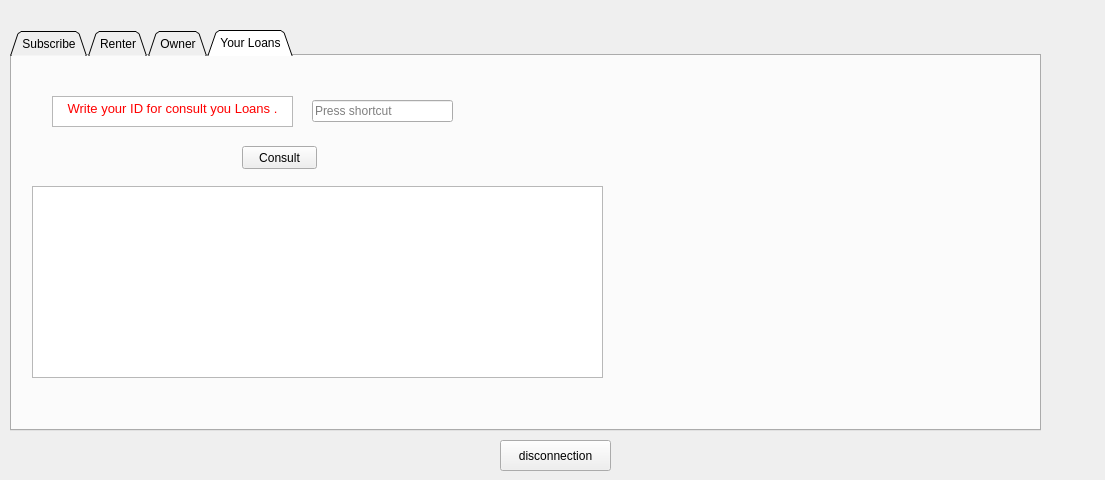
<?xml version="1.0" encoding="UTF-8"?>
<ui version="4.0">
 <class>Dialog</class>
 <widget class="QDialog" name="Dialog">
  <property name="geometry">
   <rect>
    <x>0</x>
    <y>0</y>
    <width>1105</width>
    <height>480</height>
   </rect>
  </property>
  <property name="mouseTracking">
   <bool>true</bool>
  </property>
  <property name="tabletTracking">
   <bool>true</bool>
  </property>
  <property name="windowTitle">
   <string>Dialog</string>
  </property>
  <property name="sizeGripEnabled">
   <bool>false</bool>
  </property>
  <property name="modal">
   <bool>false</bool>
  </property>
  <widget class="QTabWidget" name="tabWidget">
   <property name="enabled">
    <bool>true</bool>
   </property>
   <property name="geometry">
    <rect>
     <x>10</x>
     <y>30</y>
     <width>1031</width>
     <height>401</height>
    </rect>
   </property>
   <property name="sizeIncrement">
    <size>
     <width>6</width>
     <height>6</height>
    </size>
   </property>
   <property name="mouseTracking">
    <bool>true</bool>
   </property>
   <property name="tabletTracking">
    <bool>true</bool>
   </property>
   <property name="contextMenuPolicy">
    <enum>Qt::ActionsContextMenu</enum>
   </property>
   <property name="toolTipDuration">
    <number>-2</number>
   </property>
   <property name="tabPosition">
    <enum>QTabWidget::North</enum>
   </property>
   <property name="tabShape">
    <enum>QTabWidget::Triangular</enum>
   </property>
   <property name="currentIndex">
    <number>3</number>
   </property>
   <property name="iconSize">
    <size>
     <width>22</width>
     <height>22</height>
    </size>
   </property>
   <property name="tabBarAutoHide">
    <bool>false</bool>
   </property>
   <widget class="QWidget" name="Subscribe">
    <attribute name="title">
     <string>Subscribe</string>
    </attribute>
    <widget class="QPushButton" name="pbSaveSub">
     <property name="geometry">
      <rect>
       <x>350</x>
       <y>40</y>
       <width>131</width>
       <height>51</height>
      </rect>
     </property>
     <property name="text">
      <string>Save</string>
     </property>
    </widget>
    <widget class="QWidget" name="verticalLayoutWidget_2">
     <property name="geometry">
      <rect>
       <x>30</x>
       <y>30</y>
       <width>261</width>
       <height>181</height>
      </rect>
     </property>
     <layout class="QVBoxLayout" name="verticalLayout_2">
      <item>
       <widget class="QLineEdit" name="LastNameSub">
        <property name="text">
         <string>Last Name</string>
        </property>
       </widget>
      </item>
      <item>
       <widget class="QLineEdit" name="FirstNameSub">
        <property name="text">
         <string>First Name</string>
        </property>
        <property name="clearButtonEnabled">
         <bool>false</bool>
        </property>
       </widget>
      </item>
      <item>
       <widget class="QLineEdit" name="CountrySub">
        <property name="text">
         <string>Country</string>
        </property>
       </widget>
      </item>
      <item>
       <widget class="QLineEdit" name="YearSub">
        <property name="text">
         <string>Year</string>
        </property>
       </widget>
      </item>
     </layout>
    </widget>
    <widget class="QPushButton" name="bottonConnectionSub">
     <property name="geometry">
      <rect>
       <x>320</x>
       <y>280</y>
       <width>131</width>
       <height>51</height>
      </rect>
     </property>
     <property name="text">
      <string>Connection</string>
     </property>
    </widget>
    <widget class="QLineEdit" name="LastNameSubConnection">
     <property name="geometry">
      <rect>
       <x>40</x>
       <y>300</y>
       <width>259</width>
       <height>20</height>
      </rect>
     </property>
     <property name="text">
      <string>Last Name</string>
     </property>
    </widget>
    <widget class="QLabel" name="persAlready">
     <property name="geometry">
      <rect>
       <x>400</x>
       <y>100</y>
       <width>111</width>
       <height>41</height>
      </rect>
     </property>
     <property name="text">
      <string/>
     </property>
    </widget>
   </widget>
   <widget class="QWidget" name="Renter">
    <attribute name="title">
     <string>Renter</string>
    </attribute>
    <widget class="QTabWidget" name="tabWidget_2">
     <property name="geometry">
      <rect>
       <x>10</x>
       <y>10</y>
       <width>1001</width>
       <height>371</height>
      </rect>
     </property>
     <property name="mouseTracking">
      <bool>true</bool>
     </property>
     <property name="tabletTracking">
      <bool>true</bool>
     </property>
     <property name="tabShape">
      <enum>QTabWidget::Rounded</enum>
     </property>
     <property name="currentIndex">
      <number>1</number>
     </property>
     <widget class="QWidget" name="tab_4">
      <attribute name="title">
       <string>Wine</string>
      </attribute>
      <widget class="QWidget" name="verticalLayoutWidget_4">
       <property name="geometry">
        <rect>
         <x>10</x>
         <y>10</y>
         <width>151</width>
         <height>286</height>
        </rect>
       </property>
       <layout class="QVBoxLayout" name="verticalLayout_4">
        <property name="spacing">
         <number>2</number>
        </property>
        <item>
         <widget class="QLineEdit" name="wCodeDis">
          <property name="text">
           <string>Internal Code</string>
          </property>
         </widget>
        </item>
        <item>
         <widget class="QLineEdit" name="wCountryDis">
          <property name="text">
           <string>Country</string>
          </property>
         </widget>
        </item>
        <item>
         <widget class="QLineEdit" name="wRegionDis">
          <property name="text">
           <string>Region</string>
          </property>
         </widget>
        </item>
        <item>
         <widget class="QComboBox" name="wColorDis">
          <item>
           <property name="text">
            <string>Red</string>
           </property>
          </item>
          <item>
           <property name="text">
            <string>Pink</string>
           </property>
          </item>
          <item>
           <property name="text">
            <string>White</string>
           </property>
          </item>
         </widget>
        </item>
        <item>
         <widget class="QLineEdit" name="wDomainDis">
          <property name="text">
           <string>Domain</string>
          </property>
         </widget>
        </item>
        <item>
         <widget class="QLineEdit" name="wYearDis">
          <property name="text">
           <string>Year</string>
          </property>
         </widget>
        </item>
        <item>
         <widget class="QComboBox" name="wTaninDis">
          <item>
           <property name="text">
            <string>Tanin Strength  1</string>
           </property>
          </item>
          <item>
           <property name="text">
            <string>Tanin Strength  2</string>
           </property>
          </item>
          <item>
           <property name="text">
            <string>Tanin Strength  3</string>
           </property>
          </item>
          <item>
           <property name="text">
            <string>Tanin Strength  4</string>
           </property>
          </item>
          <item>
           <property name="text">
            <string>Tanin Strength  5</string>
           </property>
          </item>
         </widget>
        </item>
        <item>
         <widget class="QLineEdit" name="wQuantityDis">
          <property name="text">
           <string>Quantity </string>
          </property>
         </widget>
        </item>
       </layout>
      </widget>
      <widget class="QListWidget" name="WineList">
       <property name="geometry">
        <rect>
         <x>200</x>
         <y>50</y>
         <width>771</width>
         <height>192</height>
        </rect>
       </property>
      </widget>
      <widget class="QTextBrowser" name="textBrowser_6">
       <property name="geometry">
        <rect>
         <x>200</x>
         <y>10</y>
         <width>331</width>
         <height>31</height>
        </rect>
       </property>
       <property name="html">
        <string>&lt;!DOCTYPE HTML PUBLIC &quot;-//W3C//DTD HTML 4.0//EN&quot; &quot;http://www.w3.org/TR/REC-html40/strict.dtd&quot;&gt;
&lt;html&gt;&lt;head&gt;&lt;meta name=&quot;qrichtext&quot; content=&quot;1&quot; /&gt;&lt;style type=&quot;text/css&quot;&gt;
p, li { white-space: pre-wrap; }
&lt;/style&gt;&lt;/head&gt;&lt;body style=&quot; font-family:'MS Shell Dlg 2'; font-size:8.25pt; font-weight:400; font-style:normal;&quot;&gt;
&lt;p align=&quot;center&quot; style=&quot; margin-top:0px; margin-bottom:0px; margin-left:0px; margin-right:0px; -qt-block-indent:0; text-indent:0px;&quot;&gt;&lt;span style=&quot; font-size:11pt; font-weight:600;&quot;&gt;Suggested bottle in stock&lt;/span&gt;&lt;/p&gt;&lt;/body&gt;&lt;/html&gt;</string>
       </property>
      </widget>
      <widget class="QWidget" name="horizontalLayoutWidget_2">
       <property name="geometry">
        <rect>
         <x>200</x>
         <y>260</y>
         <width>751</width>
         <height>41</height>
        </rect>
       </property>
       <layout class="QHBoxLayout" name="horizontalLayout_3">
        <item>
         <widget class="QPushButton" name="pbWineSearch">
          <property name="text">
           <string>Search</string>
          </property>
         </widget>
        </item>
        <item>
         <widget class="QComboBox" name="comboBoxWine">
          <item>
           <property name="text">
            <string>Bottle Name</string>
           </property>
          </item>
          <item>
           <property name="text">
            <string>Country</string>
           </property>
          </item>
          <item>
           <property name="text">
            <string>Region</string>
           </property>
          </item>
          <item>
           <property name="text">
            <string>Color</string>
           </property>
          </item>
          <item>
           <property name="text">
            <string>Domain</string>
           </property>
          </item>
          <item>
           <property name="text">
            <string>Year</string>
           </property>
          </item>
          <item>
           <property name="text">
            <string>Tanin</string>
           </property>
          </item>
          <item>
           <property name="text">
            <string>Quantity</string>
           </property>
          </item>
          <item>
           <property name="text">
            <string>None</string>
           </property>
          </item>
         </widget>
        </item>
        <item>
         <widget class="QPushButton" name="pbWineSort">
          <property name="text">
           <string>Sort</string>
          </property>
         </widget>
        </item>
        <item>
         <widget class="QPushButton" name="pbCustomerWine">
          <property name="text">
           <string>Customer Returns</string>
          </property>
         </widget>
        </item>
       </layout>
      </widget>
     </widget>
     <widget class="QWidget" name="tab_5">
      <attribute name="title">
       <string>Beer</string>
      </attribute>
      <widget class="QWidget" name="verticalLayoutWidget_5">
       <property name="geometry">
        <rect>
         <x>10</x>
         <y>10</y>
         <width>151</width>
         <height>286</height>
        </rect>
       </property>
       <layout class="QVBoxLayout" name="verticalLayout_5">
        <property name="spacing">
         <number>2</number>
        </property>
        <item>
         <widget class="QLineEdit" name="bCodeDis">
          <property name="text">
           <string>Internal Code</string>
          </property>
         </widget>
        </item>
        <item>
         <widget class="QLineEdit" name="bCountryDis">
          <property name="text">
           <string>Country</string>
          </property>
         </widget>
        </item>
        <item>
         <widget class="QLineEdit" name="bRegionDis">
          <property name="text">
           <string>Region</string>
          </property>
         </widget>
        </item>
        <item>
         <widget class="QComboBox" name="bColorDis">
          <item>
           <property name="text">
            <string>White</string>
           </property>
          </item>
          <item>
           <property name="text">
            <string>Blonde</string>
           </property>
          </item>
          <item>
           <property name="text">
            <string>Amber</string>
           </property>
          </item>
         </widget>
        </item>
        <item>
         <widget class="QLineEdit" name="bAromaDis">
          <property name="text">
           <string>Aroma</string>
          </property>
         </widget>
        </item>
        <item>
         <widget class="QLineEdit" name="bSavorDis">
          <property name="text">
           <string>Savor</string>
          </property>
         </widget>
        </item>
        <item>
         <widget class="QLineEdit" name="bQuantityDis">
          <property name="text">
           <string>Quantity </string>
          </property>
         </widget>
        </item>
       </layout>
      </widget>
      <widget class="QTextBrowser" name="textBrowser_7">
       <property name="geometry">
        <rect>
         <x>190</x>
         <y>10</y>
         <width>331</width>
         <height>31</height>
        </rect>
       </property>
       <property name="html">
        <string>&lt;!DOCTYPE HTML PUBLIC &quot;-//W3C//DTD HTML 4.0//EN&quot; &quot;http://www.w3.org/TR/REC-html40/strict.dtd&quot;&gt;
&lt;html&gt;&lt;head&gt;&lt;meta name=&quot;qrichtext&quot; content=&quot;1&quot; /&gt;&lt;style type=&quot;text/css&quot;&gt;
p, li { white-space: pre-wrap; }
&lt;/style&gt;&lt;/head&gt;&lt;body style=&quot; font-family:'MS Shell Dlg 2'; font-size:8.25pt; font-weight:400; font-style:normal;&quot;&gt;
&lt;p align=&quot;center&quot; style=&quot; margin-top:0px; margin-bottom:0px; margin-left:0px; margin-right:0px; -qt-block-indent:0; text-indent:0px;&quot;&gt;&lt;span style=&quot; font-size:11pt; font-weight:600;&quot;&gt;Suggested bottle in stock&lt;/span&gt;&lt;/p&gt;&lt;/body&gt;&lt;/html&gt;</string>
       </property>
      </widget>
      <widget class="QListWidget" name="BeerList">
       <property name="geometry">
        <rect>
         <x>190</x>
         <y>50</y>
         <width>771</width>
         <height>192</height>
        </rect>
       </property>
      </widget>
      <widget class="QWidget" name="horizontalLayoutWidget_3">
       <property name="geometry">
        <rect>
         <x>190</x>
         <y>260</y>
         <width>751</width>
         <height>41</height>
        </rect>
       </property>
       <layout class="QHBoxLayout" name="horizontalLayout_4">
        <item>
         <widget class="QPushButton" name="pbBeerSearch">
          <property name="text">
           <string>Search</string>
          </property>
         </widget>
        </item>
        <item>
         <widget class="QPushButton" name="pushButtonpicking">
          <property name="text">
           <string>borrow</string>
          </property>
         </widget>
        </item>
        <item>
         <widget class="QComboBox" name="comboBoxBeer">
          <item>
           <property name="text">
            <string>Bottle Name</string>
           </property>
          </item>
          <item>
           <property name="text">
            <string>Country</string>
           </property>
          </item>
          <item>
           <property name="text">
            <string>Region</string>
           </property>
          </item>
          <item>
           <property name="text">
            <string>Color</string>
           </property>
          </item>
          <item>
           <property name="text">
            <string>Aroma</string>
           </property>
          </item>
          <item>
           <property name="text">
            <string>Savor</string>
           </property>
          </item>
          <item>
           <property name="text">
            <string>Quantity</string>
           </property>
          </item>
          <item>
           <property name="text">
            <string>None</string>
           </property>
          </item>
         </widget>
        </item>
        <item>
         <widget class="QPushButton" name="pbBeerSort">
          <property name="text">
           <string>Sort</string>
          </property>
         </widget>
        </item>
        <item>
         <widget class="QPushButton" name="pbCustomerBeer">
          <property name="text">
           <string>Customer Returns</string>
          </property>
         </widget>
        </item>
       </layout>
      </widget>
     </widget>
    </widget>
   </widget>
   <widget class="QWidget" name="Owner">
    <attribute name="title">
     <string>Owner</string>
    </attribute>
    <widget class="QWidget" name="verticalLayoutWidget_3">
     <property name="geometry">
      <rect>
       <x>20</x>
       <y>10</y>
       <width>151</width>
       <height>371</height>
      </rect>
     </property>
     <layout class="QVBoxLayout" name="verticalLayout_3">
      <item>
       <widget class="QLineEdit" name="CodeRef">
        <property name="text">
         <string>Bottle Name</string>
        </property>
       </widget>
      </item>
      <item>
       <widget class="QComboBox" name="WineBeerRef">
        <item>
         <property name="text">
          <string>Wine</string>
         </property>
        </item>
        <item>
         <property name="text">
          <string>Beer</string>
         </property>
        </item>
       </widget>
      </item>
      <item>
       <widget class="QLineEdit" name="CountryRef">
        <property name="text">
         <string>Country</string>
        </property>
       </widget>
      </item>
      <item>
       <widget class="QLineEdit" name="RegionRef">
        <property name="text">
         <string>Region</string>
        </property>
       </widget>
      </item>
      <item>
       <widget class="QLineEdit" name="DomainRef">
        <property name="text">
         <string>Domain</string>
        </property>
       </widget>
      </item>
      <item>
       <widget class="QComboBox" name="bColorRef">
        <item>
         <property name="text">
          <string>White</string>
         </property>
        </item>
        <item>
         <property name="text">
          <string>Blonde</string>
         </property>
        </item>
        <item>
         <property name="text">
          <string>Amber</string>
         </property>
        </item>
       </widget>
      </item>
      <item>
       <widget class="QComboBox" name="wColorRef">
        <item>
         <property name="text">
          <string>Red</string>
         </property>
        </item>
        <item>
         <property name="text">
          <string>Pink</string>
         </property>
        </item>
        <item>
         <property name="text">
          <string>White</string>
         </property>
        </item>
       </widget>
      </item>
      <item>
       <widget class="QComboBox" name="TaninRef">
        <item>
         <property name="text">
          <string>Tanin Strength  1</string>
         </property>
        </item>
        <item>
         <property name="text">
          <string>Tanin Strength  2</string>
         </property>
        </item>
        <item>
         <property name="text">
          <string>Tanin Strength  3</string>
         </property>
        </item>
        <item>
         <property name="text">
          <string>Tanin Strength  4</string>
         </property>
        </item>
        <item>
         <property name="text">
          <string>Tanin Strength  5</string>
         </property>
        </item>
       </widget>
      </item>
      <item>
       <widget class="QLineEdit" name="AromaRef">
        <property name="text">
         <string>Aroma</string>
        </property>
       </widget>
      </item>
      <item>
       <widget class="QLineEdit" name="SavorRef">
        <property name="text">
         <string>Savor</string>
        </property>
       </widget>
      </item>
      <item>
       <widget class="QLineEdit" name="YearRef">
        <property name="text">
         <string>Year</string>
        </property>
       </widget>
      </item>
      <item>
       <widget class="QLineEdit" name="QuantityRef">
        <property name="text">
         <string>Quantity </string>
        </property>
       </widget>
      </item>
     </layout>
    </widget>
    <widget class="QListWidget" name="listWidgetRef">
     <property name="geometry">
      <rect>
       <x>180</x>
       <y>10</y>
       <width>821</width>
       <height>251</height>
      </rect>
     </property>
    </widget>
    <widget class="QLabel" name="label">
     <property name="geometry">
      <rect>
       <x>450</x>
       <y>220</y>
       <width>47</width>
       <height>13</height>
      </rect>
     </property>
     <property name="text">
      <string/>
     </property>
    </widget>
    <widget class="QLabel" name="IDWine">
     <property name="geometry">
      <rect>
       <x>570</x>
       <y>30</y>
       <width>47</width>
       <height>21</height>
      </rect>
     </property>
     <property name="text">
      <string/>
     </property>
    </widget>
    <widget class="QLabel" name="IDBeer">
     <property name="geometry">
      <rect>
       <x>570</x>
       <y>60</y>
       <width>47</width>
       <height>21</height>
      </rect>
     </property>
     <property name="text">
      <string/>
     </property>
    </widget>
    <widget class="QWidget" name="verticalLayoutWidget">
     <property name="geometry">
      <rect>
       <x>190</x>
       <y>310</y>
       <width>406</width>
       <height>27</height>
      </rect>
     </property>
     <layout class="QHBoxLayout" name="horizontalLayout_2">
      <item>
       <widget class="QPushButton" name="pbNewRef">
        <property name="text">
         <string>Create</string>
        </property>
       </widget>
      </item>
      <item>
       <widget class="QPushButton" name="deleteButton">
        <property name="text">
         <string>Delete</string>
        </property>
       </widget>
      </item>
      <item>
       <widget class="QPushButton" name="pbModify">
        <property name="text">
         <string>Modify</string>
        </property>
       </widget>
      </item>
      <item>
       <layout class="QHBoxLayout" name="horizontalLayout">
        <item>
         <widget class="QComboBox" name="comboBoxSearchRef">
          <item>
           <property name="text">
            <string>Code</string>
           </property>
          </item>
          <item>
           <property name="text">
            <string>Color Beer</string>
           </property>
          </item>
          <item>
           <property name="text">
            <string>Color Wine</string>
           </property>
          </item>
          <item>
           <property name="text">
            <string>Country</string>
           </property>
          </item>
          <item>
           <property name="text">
            <string>Region</string>
           </property>
          </item>
          <item>
           <property name="text">
            <string>None</string>
           </property>
          </item>
         </widget>
        </item>
        <item>
         <widget class="QPushButton" name="pbSearchRef">
          <property name="text">
           <string>Search</string>
          </property>
         </widget>
        </item>
       </layout>
      </item>
     </layout>
    </widget>
    <widget class="QLabel" name="existing">
     <property name="geometry">
      <rect>
       <x>840</x>
       <y>280</y>
       <width>151</width>
       <height>71</height>
      </rect>
     </property>
     <property name="text">
      <string>LL</string>
     </property>
    </widget>
    <zorder>IDWine</zorder>
    <zorder>verticalLayoutWidget_3</zorder>
    <zorder>listWidgetRef</zorder>
    <zorder>label</zorder>
    <zorder>IDBeer</zorder>
    <zorder>verticalLayoutWidget</zorder>
    <zorder>existing</zorder>
   </widget>
   <widget class="QWidget" name="YourLoans">
    <attribute name="title">
     <string>Your Loans</string>
    </attribute>
    <widget class="QListView" name="listView_5">
     <property name="geometry">
      <rect>
       <x>20</x>
       <y>130</y>
       <width>571</width>
       <height>192</height>
      </rect>
     </property>
    </widget>
    <widget class="QPushButton" name="pushButton_5">
     <property name="geometry">
      <rect>
       <x>230</x>
       <y>90</y>
       <width>75</width>
       <height>23</height>
      </rect>
     </property>
     <property name="text">
      <string>Consult</string>
     </property>
     <property name="checkable">
      <bool>true</bool>
     </property>
    </widget>
    <widget class="QKeySequenceEdit" name="keySequenceEdit_2">
     <property name="geometry">
      <rect>
       <x>300</x>
       <y>40</y>
       <width>141</width>
       <height>31</height>
      </rect>
     </property>
    </widget>
    <widget class="QTextBrowser" name="textBrowser_5">
     <property name="geometry">
      <rect>
       <x>40</x>
       <y>40</y>
       <width>241</width>
       <height>31</height>
      </rect>
     </property>
     <property name="html">
      <string>&lt;!DOCTYPE HTML PUBLIC &quot;-//W3C//DTD HTML 4.0//EN&quot; &quot;http://www.w3.org/TR/REC-html40/strict.dtd&quot;&gt;
&lt;html&gt;&lt;head&gt;&lt;meta name=&quot;qrichtext&quot; content=&quot;1&quot; /&gt;&lt;style type=&quot;text/css&quot;&gt;
p, li { white-space: pre-wrap; }
&lt;/style&gt;&lt;/head&gt;&lt;body style=&quot; font-family:'MS Shell Dlg 2'; font-size:8.25pt; font-weight:400; font-style:normal;&quot;&gt;
&lt;p align=&quot;center&quot; style=&quot; margin-top:0px; margin-bottom:0px; margin-left:0px; margin-right:0px; -qt-block-indent:0; text-indent:0px;&quot;&gt;&lt;span style=&quot; font-size:10pt; color:#ff0000;&quot;&gt;Write your ID for consult you Loans .&lt;/span&gt;&lt;/p&gt;&lt;/body&gt;&lt;/html&gt;</string>
     </property>
    </widget>
   </widget>
  </widget>
  <widget class="QPushButton" name="pbDisconnect">
   <property name="geometry">
    <rect>
     <x>500</x>
     <y>440</y>
     <width>111</width>
     <height>31</height>
    </rect>
   </property>
   <property name="text">
    <string>disconnection</string>
   </property>
  </widget>
 </widget>
 <tabstops>
  <tabstop>tabWidget</tabstop>
 </tabstops>
 <resources/>
 <connections/>
</ui>
